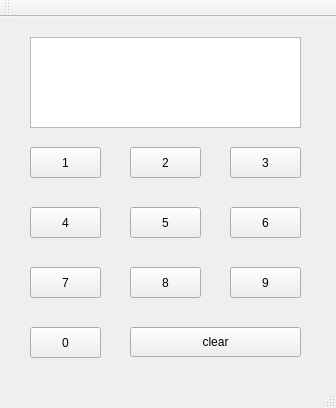
<?xml version="1.0" encoding="UTF-8"?>
<ui version="4.0">
 <class>MainWindow</class>
 <widget class="QMainWindow" name="MainWindow">
  <property name="geometry">
   <rect>
    <x>0</x>
    <y>0</y>
    <width>336</width>
    <height>408</height>
   </rect>
  </property>
  <property name="windowTitle">
   <string>MainWindow</string>
  </property>
  <widget class="QWidget" name="centralWidget">
   <widget class="QPushButton" name="pushButton1">
    <property name="geometry">
     <rect>
      <x>30</x>
      <y>130</y>
      <width>71</width>
      <height>31</height>
     </rect>
    </property>
    <property name="text">
     <string>1</string>
    </property>
   </widget>
   <widget class="QPushButton" name="pushButton2">
    <property name="geometry">
     <rect>
      <x>130</x>
      <y>130</y>
      <width>71</width>
      <height>31</height>
     </rect>
    </property>
    <property name="text">
     <string>2</string>
    </property>
   </widget>
   <widget class="QPushButton" name="pushButton3">
    <property name="geometry">
     <rect>
      <x>230</x>
      <y>130</y>
      <width>71</width>
      <height>31</height>
     </rect>
    </property>
    <property name="text">
     <string>3</string>
    </property>
   </widget>
   <widget class="QPushButton" name="pushButton4">
    <property name="geometry">
     <rect>
      <x>30</x>
      <y>190</y>
      <width>71</width>
      <height>31</height>
     </rect>
    </property>
    <property name="text">
     <string>4</string>
    </property>
   </widget>
   <widget class="QPushButton" name="pushButton5">
    <property name="geometry">
     <rect>
      <x>130</x>
      <y>190</y>
      <width>71</width>
      <height>31</height>
     </rect>
    </property>
    <property name="text">
     <string>5</string>
    </property>
   </widget>
   <widget class="QPushButton" name="pushButton6">
    <property name="geometry">
     <rect>
      <x>230</x>
      <y>190</y>
      <width>71</width>
      <height>31</height>
     </rect>
    </property>
    <property name="text">
     <string>6</string>
    </property>
   </widget>
   <widget class="QPushButton" name="pushButton7">
    <property name="geometry">
     <rect>
      <x>30</x>
      <y>250</y>
      <width>71</width>
      <height>31</height>
     </rect>
    </property>
    <property name="text">
     <string>7</string>
    </property>
   </widget>
   <widget class="QPushButton" name="pushButton8">
    <property name="geometry">
     <rect>
      <x>130</x>
      <y>250</y>
      <width>71</width>
      <height>31</height>
     </rect>
    </property>
    <property name="text">
     <string>8</string>
    </property>
   </widget>
   <widget class="QPushButton" name="pushButton9">
    <property name="geometry">
     <rect>
      <x>230</x>
      <y>250</y>
      <width>71</width>
      <height>31</height>
     </rect>
    </property>
    <property name="text">
     <string>9</string>
    </property>
   </widget>
   <widget class="QPushButton" name="pushButton0">
    <property name="geometry">
     <rect>
      <x>30</x>
      <y>310</y>
      <width>71</width>
      <height>31</height>
     </rect>
    </property>
    <property name="text">
     <string>0</string>
    </property>
   </widget>
   <widget class="QPushButton" name="pushButton">
    <property name="geometry">
     <rect>
      <x>130</x>
      <y>310</y>
      <width>171</width>
      <height>30</height>
     </rect>
    </property>
    <property name="text">
     <string>clear</string>
    </property>
   </widget>
   <widget class="QTextBrowser" name="textBrowser">
    <property name="geometry">
     <rect>
      <x>30</x>
      <y>20</y>
      <width>271</width>
      <height>91</height>
     </rect>
    </property>
   </widget>
  </widget>
  <widget class="QMenuBar" name="menuBar">
   <property name="geometry">
    <rect>
     <x>0</x>
     <y>0</y>
     <width>336</width>
     <height>25</height>
    </rect>
   </property>
  </widget>
  <widget class="QToolBar" name="mainToolBar">
   <attribute name="toolBarArea">
    <enum>TopToolBarArea</enum>
   </attribute>
   <attribute name="toolBarBreak">
    <bool>false</bool>
   </attribute>
  </widget>
  <widget class="QStatusBar" name="statusBar"/>
 </widget>
 <layoutdefault spacing="6" margin="11"/>
 <resources/>
 <connections/>
</ui>
